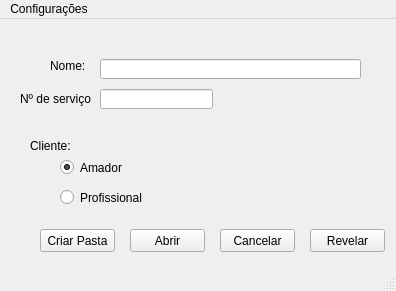
<?xml version="1.0" encoding="UTF-8"?>
<ui version="4.0">
 <class>MainWindow</class>
 <widget class="QMainWindow" name="MainWindow">
  <property name="geometry">
   <rect>
    <x>0</x>
    <y>0</y>
    <width>396</width>
    <height>291</height>
   </rect>
  </property>
  <property name="windowTitle">
   <string>Colorfilme Foto - Atendimento</string>
  </property>
  <widget class="QWidget" name="centralwidget">
   <widget class="QLineEdit" name="lineEdit">
    <property name="geometry">
     <rect>
      <x>100</x>
      <y>40</y>
      <width>261</width>
      <height>20</height>
     </rect>
    </property>
   </widget>
   <widget class="QLineEdit" name="lineEdit_2">
    <property name="geometry">
     <rect>
      <x>100</x>
      <y>70</y>
      <width>113</width>
      <height>20</height>
     </rect>
    </property>
   </widget>
   <widget class="QLabel" name="label">
    <property name="geometry">
     <rect>
      <x>50</x>
      <y>40</y>
      <width>47</width>
      <height>13</height>
     </rect>
    </property>
    <property name="text">
     <string>Nome:</string>
    </property>
   </widget>
   <widget class="QLabel" name="label_2">
    <property name="geometry">
     <rect>
      <x>20</x>
      <y>70</y>
      <width>71</width>
      <height>21</height>
     </rect>
    </property>
    <property name="text">
     <string>&lt;html&gt;&lt;head/&gt;&lt;body&gt;&lt;p&gt;Nº  de serviço:&lt;/p&gt;&lt;/body&gt;&lt;/html&gt;</string>
    </property>
   </widget>
   <widget class="QRadioButton" name="radioButton">
    <property name="geometry">
     <rect>
      <x>60</x>
      <y>140</y>
      <width>82</width>
      <height>17</height>
     </rect>
    </property>
    <property name="text">
     <string>Amador</string>
    </property>
    <property name="checked">
     <bool>true</bool>
    </property>
   </widget>
   <widget class="QRadioButton" name="radioButton_2">
    <property name="geometry">
     <rect>
      <x>60</x>
      <y>170</y>
      <width>82</width>
      <height>17</height>
     </rect>
    </property>
    <property name="text">
     <string>Profissional</string>
    </property>
   </widget>
   <widget class="QPushButton" name="pushButton">
    <property name="geometry">
     <rect>
      <x>130</x>
      <y>210</y>
      <width>75</width>
      <height>23</height>
     </rect>
    </property>
    <property name="text">
     <string>Abrir</string>
    </property>
   </widget>
   <widget class="QPushButton" name="pushButton_2">
    <property name="geometry">
     <rect>
      <x>220</x>
      <y>210</y>
      <width>75</width>
      <height>23</height>
     </rect>
    </property>
    <property name="text">
     <string>Cancelar</string>
    </property>
   </widget>
   <widget class="QPushButton" name="pushButton_3">
    <property name="geometry">
     <rect>
      <x>310</x>
      <y>210</y>
      <width>75</width>
      <height>23</height>
     </rect>
    </property>
    <property name="text">
     <string>Revelar</string>
    </property>
   </widget>
   <widget class="QLabel" name="label_3">
    <property name="geometry">
     <rect>
      <x>30</x>
      <y>120</y>
      <width>47</width>
      <height>13</height>
     </rect>
    </property>
    <property name="text">
     <string>Cliente:</string>
    </property>
   </widget>
   <widget class="QPushButton" name="pushButton_4">
    <property name="geometry">
     <rect>
      <x>40</x>
      <y>210</y>
      <width>75</width>
      <height>23</height>
     </rect>
    </property>
    <property name="text">
     <string>Criar Pasta</string>
    </property>
   </widget>
  </widget>
  <widget class="QStatusBar" name="statusbar">
   <property name="mouseTracking">
    <bool>false</bool>
   </property>
  </widget>
  <widget class="QMenuBar" name="menuBar">
   <property name="geometry">
    <rect>
     <x>0</x>
     <y>0</y>
     <width>396</width>
     <height>23</height>
    </rect>
   </property>
   <widget class="QMenu" name="menuConfigura_es">
    <property name="title">
     <string>Configurações</string>
    </property>
   </widget>
   <addaction name="menuConfigura_es"/>
  </widget>
 </widget>
 <resources/>
 <connections/>
</ui>
